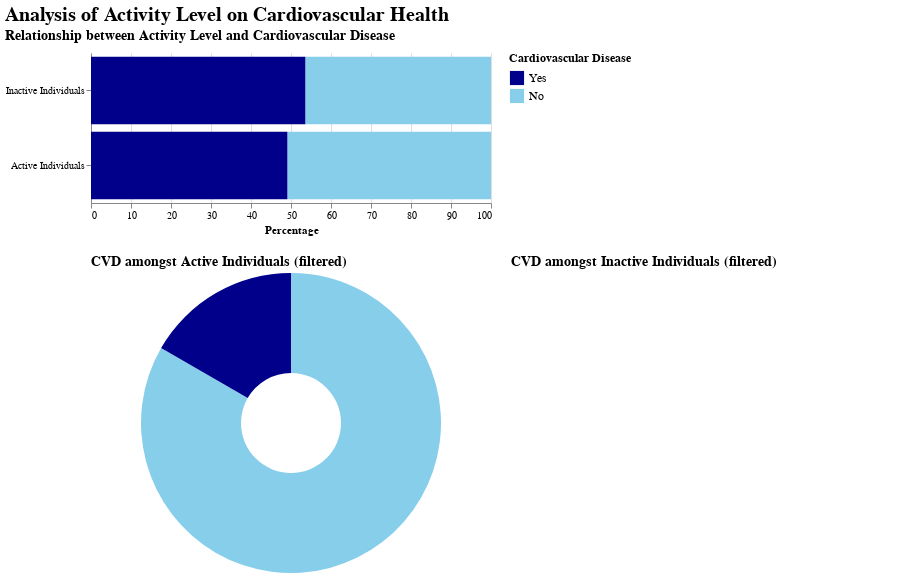

Notebook source saved alongside this figure:
### Markdown cell above
## Step 3: Create interactive view

For interactions:
- Click on legend symbol to change view, then click on empty space right below legend to reset view
- Click on bar graph/donut chart to change view, then click on empty space right beside donut chart to reset view

### Code cell
# Define chart selection
chart_selection_active = alt.selection_multi(fields=['cardio'], name="chartSelection", on='click', bind='legend')

# Update bar chart with selection
bar_active = bar_active.add_selection(
    chart_selection_active
).encode(
    opacity=alt.condition(chart_selection_active, alt.value(1), alt.value(0.2)),
    color=alt.Color('cardio:N', scale=color_scale, legend=alt.Legend(symbolSize=200, title="Cardiovascular Disease", titleFontSize=12, labelFontSize=12))
)

# Update donut charts with selection
active_chart = active_chart.add_selection(
    chart_selection_active
).encode(
    opacity=alt.condition(chart_selection_active, alt.value(1), alt.value(0.2)),
    color=alt.Color('cardio:N', scale=color_scale, legend=None)
)

inactive_chart = inactive_chart.add_selection(
    chart_selection_active
).encode(
    opacity=alt.condition(chart_selection_active, alt.value(1), alt.value(0.2)),
    color=alt.Color('cardio:N', scale=color_scale, legend=None)
)

# Combine the donut charts
combined_active = alt.hconcat(active_chart, inactive_chart).resolve_scale(
    color='independent'
)

# Combine charts
final_chart_active = alt.vconcat(
    bar_active,
    combined_active,
    title="Analysis of Activity Level on Cardiovascular Health"
).resolve_scale(color='independent').configure_title(
    fontSize=20,
    anchor='start',
    color='black'
).configure_view(
    stroke=None
)

final_chart_active

### Figure 1 — Vega-Lite specification as saved in the notebook (floating-point values rounded to 4 significant figures)
{"config": {"view": {"continuousWidth": 400, "continuousHeight": 300, "stroke": null}, "title": {"anchor": "start", "color": "black", "fontSize": 20}}, "vconcat": [{"data": {"name": "data-274a8440f009be33ad3f844cbbff13dd"}, "mark": "bar", "encoding": {"color": {"field": "cardio", "legend": {"labelFontSize": 12, "symbolSize": 200, "title": "Cardiovascular Disease", "titleFontSize": 12}, "scale": {"domain": ["Yes", "No"], "range": ["darkblue", "skyblue"]}, "type": "nominal"}, "opacity": {"condition": {"value": 1, "selection": "chartSelection"}, "value": 0.2}, "tooltip": [{"field": "counts", "format": ",", "title": "Number of Individuals", "type": "quantitative"}, {"field": "percentage", "format": ".1f", "title": "Percentage", "type": "quantitative"}], "x": {"field": "percentage", "title": "Percentage", "type": "quantitative"}, "y": {"field": "summary", "sort": ["Inactive Individuals", "Active Individuals"], "title": null, "type": "nominal"}}, "height": 150, "selection": {"chartSelection": {"type": "multi", "fields": ["cardio"], "on": "click", "bind": "legend"}}, "title": {"text": "Relationship between Activity Level and Cardiovascular Disease", "anchor": "start", "fontSize": 14, "offset": 10, "orient": "top"}, "width": 400}, {"hconcat": [{"mark": {"type": "arc", "innerRadius": 50}, "encoding": {"color": {"field": "cardio", "legend": null, "scale": {"domain": ["Yes", "No"], "range": ["darkblue", "skyblue"]}, "type": "nominal"}, "opacity": {"condition": {"value": 1, "selection": "chartSelection"}, "value": 0.2}, "theta": {"field": "percentage", "stack": true, "type": "quantitative"}, "tooltip": [{"field": "counts", "title": "Number of Individuals", "type": "nominal"}, {"field": "percentage", "format": ".1%", "title": "Percentage", "type": "quantitative"}, {"field": "cardio", "title": "CVD Status", "type": "nominal"}]}, "selection": {"Gender": {"type": "single", "fields": ["gender"], "bind": {"input": "radio", "options": ["Female", "Male"], "name": "Gender: "}, "init": {"gender": "Female"}}, "Age Group": {"type": "single", "fields": ["age_group"], "bind": {"input": "select", "options": ["30-40", "41-50", "51-60", "61-70"], "name": "Age Group: "}, "init": {"age_group": "30-40"}}, "BMI Category": {"type": "single", "fields": ["BMI"], "bind": {"input": "select", "options": ["Underweight", "Normal", "Overweight", "Obese"], "name": "BMI Category: "}, "init": {"BMI": "Underweight"}}, "chartSelection": {"type": "multi", "fields": ["cardio"], "on": "click", "bind": "legend"}}, "title": {"text": "CVD amongst Active Individuals (filtered)", "fontSize": 14}, "transform": [{"filter": {"selection": "Gender"}}, {"filter": {"selection": "Age Group"}}, {"filter": {"selection": "BMI Category"}}, {"filter": "(datum.active === 1)"}]}, {"mark": {"type": "arc", "innerRadius": 50}, "encoding": {"color": {"field": "cardio", "legend": null, "scale": {"domain": ["Yes", "No"], "range": ["darkblue", "skyblue"]}, "type": "nominal"}, "opacity": {"condition": {"value": 1, "selection": "chartSelection"}, "value": 0.2}, "theta": {"field": "percentage", "stack": true, "type": "quantitative"}, "tooltip": [{"field": "counts", "title": "Number of Individuals", "type": "nominal"}, {"field": "percentage", "format": ".1%", "title": "Percentage", "type": "quantitative"}, {"field": "cardio", "title": "CVD Status", "type": "nominal"}]}, "selection": {"Gender": {"type": "single", "fields": ["gender"], "bind": {"input": "radio", "options": ["Female", "Male"], "name": "Gender: "}, "init": {"gender": "Female"}}, "Age Group": {"type": "single", "fields": ["age_group"], "bind": {"input": "select", "options": ["30-40", "41-50", "51-60", "61-70"], "name": "Age Group: "}, "init": {"age_group": "30-40"}}, "BMI Category": {"type": "single", "fields": ["BMI"], "bind": {"input": "select", "options": ["Underweight", "Normal", "Overweight", "Obese"], "name": "BMI Category: "}, "init": {"BMI": "Underweight"}}, "chartSelection": {"type": "multi", "fields": ["cardio"], "on": "click", "bind": "legend"}}, "title": {"text": "CVD amongst Inactive Individuals (filtered)", "fontSize": 14}, "transform": [{"filter": {"selection": "Gender"}}, {"filter": {"selection": "Age Group"}}, {"filter": {"selection": "BMI Category"}}, {"filter": "(datum.active === 0)"}]}], "data": {"name": "data-064fff172e86a2ad87bd9a56ade680d1"}, "resolve": {"scale": {"color": "independent"}}}], "resolve": {"scale": {"color": "independent"}}, "title": "Analysis of Activity Level on Cardiovascular Health", "$schema": "https://vega.github.io/schema/vega-lite/v4.17.0.json", "datasets": {"data-274a8440f009be33ad3f844cbbff13dd": [{"active": 0, "cardio": "No", "counts": 6378, "percentage": 46.42, "summary": "Inactive Individuals"}, {"active": 0, "cardio": "Yes", "counts": 7361, "percentage": 53.58, "summary": "Inactive Individuals"}, {"active": 1, "cardio": "No", "counts": 28643, "percentage": 50.91, "summary": "Active Individuals"}, {"active": 1, "cardio": "Yes", "counts": 27618, "percentage": 49.09, "summary": "Active Individuals"}], "data-064fff172e86a2ad87bd9a56ade680d1": [{"gender": "Female", "cardio": "No", "age_group": "30-40", "BMI": "Normal", "active": 0, "counts": 15, "percentage": 0.75}, {"gender": "Female", "cardio": "No", "age_group": "30-40", "BMI": "Normal", "active": 1, "counts": 84, "percentage": 0.8936}, {"gender": "Female", "cardio": "No", "age_group": "30-40", "BMI": "Obese", "active": 0, "counts": 1, "percentage": 0.5}, {"gender": "Female", "cardio": "No", "age_group": "30-40", "BMI": "Obese", "active": 1, "counts": 5, "percentage": 0.8333}, {"gender": "Female", "cardio": "No", "age_group": "30-40", "BMI": "Overweight", "active": 0, "counts": 27, "percentage": 0.6279}, {"gender": "Female", "cardio": "No", "age_group": "30-40", "BMI": "Overweight", "active": 1, "counts": 87, "percentage": 0.7373}, {"gender": "Female", "cardio": "No", "age_group": "30-40", "BMI": "Underweight", "active": 0, "counts": 0, "percentage": null}, {"gender": "Female", "cardio": "No", "age_group": "30-40", "BMI": "Underweight", "active": 1, "counts": 5, "percentage": 0.8333}, {"gender": "Female", "cardio": "No", "age_group": "41-50", "BMI": "Normal", "active": 0, "counts": 653, "percentage": 0.7337}, {"gender": "Female", "cardio": "No", "age_group": "41-50", "BMI": "Normal", "active": 1, "counts": 2765, "percentage": 0.7425}, {"gender": "Female", "cardio": "No", "age_group": "41-50", "BMI": "Obese", "active": 0, "counts": 26, "percentage": 0.3824}, {"gender": "Female", "cardio": "No", "age_group": "41-50", "BMI": "Obese", "active": 1, "counts": 113, "percentage": 0.4297}, {"gender": "Female", "cardio": "No", "age_group": "41-50", "BMI": "Overweight", "active": 0, "counts": 657, "percentage": 0.5587}, {"gender": "Female", "cardio": "No", "age_group": "41-50", "BMI": "Overweight", "active": 1, "counts": 2992, "percentage": 0.5928}, {"gender": "Female", "cardio": "No", "age_group": "41-50", "BMI": "Underweight", "active": 0, "counts": 18, "percentage": 0.75}, {"gender": "Female", "cardio": "No", "age_group": "41-50", "BMI": "Underweight", "active": 1, "counts": 127, "percentage": 0.8944}, {"gender": "Female", "cardio": "No", "age_group": "51-60", "BMI": "Normal", "active": 0, "counts": 930, "percentage": 0.5674}, {"gender": "Female", "cardio": "No", "age_group": "51-60", "BMI": "Normal", "active": 1, "counts": 3863, "percentage": 0.6036}, {"gender": "Female", "cardio": "No", "age_group": "51-60", "BMI": "Obese", "active": 0, "counts": 47, "percentage": 0.2362}, {"gender": "Female", "cardio": "No", "age_group": "51-60", "BMI": "Obese", "active": 1, "counts": 214, "percentage": 0.318}, {"gender": "Female", "cardio": "No", "age_group": "51-60", "BMI": "Overweight", "active": 0, "counts": 1263, "percentage": 0.4432}, {"gender": "Female", "cardio": "No", "age_group": "51-60", "BMI": "Overweight", "active": 1, "counts": 5548, "percentage": 0.4714}, {"gender": "Female", "cardio": "No", "age_group": "51-60", "BMI": "Underweight", "active": 0, "counts": 20, "percentage": 0.625}, {"gender": "Female", "cardio": "No", "age_group": "51-60", "BMI": "Underweight", "active": 1, "counts": 100, "percentage": 0.6849}, {"gender": "Female", "cardio": "No", "age_group": "61-70", "BMI": "Normal", "active": 0, "counts": 222, "percentage": 0.3651}, {"gender": "Female", "cardio": "No", "age_group": "61-70", "BMI": "Normal", "active": 1, "counts": 953, "percentage": 0.4099}, {"gender": "Female", "cardio": "No", "age_group": "61-70", "BMI": "Obese", "active": 0, "counts": 23, "percentage": 0.2323}, {"gender": "Female", "cardio": "No", "age_group": "61-70", "BMI": "Obese", "active": 1, "counts": 80, "percentage": 0.241}, {"gender": "Female", "cardio": "No", "age_group": "61-70", "BMI": "Overweight", "active": 0, "counts": 354, "percentage": 0.2618}, {"gender": "Female", "cardio": "No", "age_group": "61-70", "BMI": "Overweight", "active": 1, "counts": 1681, "percentage": 0.311}, {"gender": "Female", "cardio": "No", "age_group": "61-70", "BMI": "Underweight", "active": 0, "counts": 9, "percentage": 0.75}, {"gender": "Female", "cardio": "No", "age_group": "61-70", "BMI": "Underweight", "active": 1, "counts": 32, "percentage": 0.4923}, {"gender": "Female", "cardio": "Yes", "age_group": "30-40", "BMI": "Normal", "active": 0, "counts": 5, "percentage": 0.25}, {"gender": "Female", "cardio": "Yes", "age_group": "30-40", "BMI": "Normal", "active": 1, "counts": 10, "percentage": 0.1064}, {"gender": "Female", "cardio": "Yes", "age_group": "30-40", "BMI": "Obese", "active": 0, "counts": 1, "percentage": 0.5}, {"gender": "Female", "cardio": "Yes", "age_group": "30-40", "BMI": "Obese", "active": 1, "counts": 1, "percentage": 0.1667}, {"gender": "Female", "cardio": "Yes", "age_group": "30-40", "BMI": "Overweight", "active": 0, "counts": 16, "percentage": 0.3721}, {"gender": "Female", "cardio": "Yes", "age_group": "30-40", "BMI": "Overweight", "active": 1, "counts": 31, "percentage": 0.2627}, {"gender": "Female", "cardio": "Yes", "age_group": "30-40", "BMI": "Underweight", "active": 0, "counts": 0, "percentage": null}, {"gender": "Female", "cardio": "Yes", "age_group": "30-40", "BMI": "Underweight", "active": 1, "counts": 1, "percentage": 0.1667}, {"gender": "Female", "cardio": "Yes", "age_group": "41-50", "BMI": "Normal", "active": 0, "counts": 237, "percentage": 0.2663}, {"gender": "Female", "cardio": "Yes", "age_group": "41-50", "BMI": "Normal", "active": 1, "counts": 959, "percentage": 0.2575}, {"gender": "Female", "cardio": "Yes", "age_group": "41-50", "BMI": "Obese", "active": 0, "counts": 42, "percentage": 0.6176}, {"gender": "Female", "cardio": "Yes", "age_group": "41-50", "BMI": "Obese", "active": 1, "counts": 150, "percentage": 0.5703}, {"gender": "Female", "cardio": "Yes", "age_group": "41-50", "BMI": "Overweight", "active": 0, "counts": 519, "percentage": 0.4413}, {"gender": "Female", "cardio": "Yes", "age_group": "41-50", "BMI": "Overweight", "active": 1, "counts": 2055, "percentage": 0.4072}, {"gender": "Female", "cardio": "Yes", "age_group": "41-50", "BMI": "Underweight", "active": 0, "counts": 6, "percentage": 0.25}, {"gender": "Female", "cardio": "Yes", "age_group": "41-50", "BMI": "Underweight", "active": 1, "counts": 15, "percentage": 0.1056}, {"gender": "Female", "cardio": "Yes", "age_group": "51-60", "BMI": "Normal", "active": 0, "counts": 709, "percentage": 0.4326}, {"gender": "Female", "cardio": "Yes", "age_group": "51-60", "BMI": "Normal", "active": 1, "counts": 2537, "percentage": 0.3964}, {"gender": "Female", "cardio": "Yes", "age_group": "51-60", "BMI": "Obese", "active": 0, "counts": 152, "percentage": 0.7638}, {"gender": "Female", "cardio": "Yes", "age_group": "51-60", "BMI": "Obese", "active": 1, "counts": 459, "percentage": 0.682}, {"gender": "Female", "cardio": "Yes", "age_group": "51-60", "BMI": "Overweight", "active": 0, "counts": 1587, "percentage": 0.5568}, {"gender": "Female", "cardio": "Yes", "age_group": "51-60", "BMI": "Overweight", "active": 1, "counts": 6222, "percentage": 0.5286}, {"gender": "Female", "cardio": "Yes", "age_group": "51-60", "BMI": "Underweight", "active": 0, "counts": 12, "percentage": 0.375}, {"gender": "Female", "cardio": "Yes", "age_group": "51-60", "BMI": "Underweight", "active": 1, "counts": 46, "percentage": 0.3151}, {"gender": "Female", "cardio": "Yes", "age_group": "61-70", "BMI": "Normal", "active": 0, "counts": 386, "percentage": 0.6349}, {"gender": "Female", "cardio": "Yes", "age_group": "61-70", "BMI": "Normal", "active": 1, "counts": 1372, "percentage": 0.5901}, {"gender": "Female", "cardio": "Yes", "age_group": "61-70", "BMI": "Obese", "active": 0, "counts": 76, "percentage": 0.7677}, {"gender": "Female", "cardio": "Yes", "age_group": "61-70", "BMI": "Obese", "active": 1, "counts": 252, "percentage": 0.759}, {"gender": "Female", "cardio": "Yes", "age_group": "61-70", "BMI": "Overweight", "active": 0, "counts": 998, "percentage": 0.7382}, {"gender": "Female", "cardio": "Yes", "age_group": "61-70", "BMI": "Overweight", "active": 1, "counts": 3724, "percentage": 0.689}, {"gender": "Female", "cardio": "Yes", "age_group": "61-70", "BMI": "Underweight", "active": 0, "counts": 3, "percentage": 0.25}, {"gender": "Female", "cardio": "Yes", "age_group": "61-70", "BMI": "Underweight", "active": 1, "counts": 33, "percentage": 0.5077}, {"gender": "Male", "cardio": "No", "age_group": "30-40", "BMI": "Normal", "active": 0, "counts": 13, "percentage": 0.9286}, {"gender": "Male", "cardio": "No", "age_group": "30-40", "BMI": "Normal", "active": 1, "counts": 61, "percentage": 0.8592}, {"gender": "Male", "cardio": "No", "age_group": "30-40", "BMI": "Obese", "active": 0, "counts": 0, "percentage": null}, {"gender": "Male", "cardio": "No", "age_group": "30-40", "BMI": "Obese", "active": 1, "counts": 4, "percentage": 1.0}, {"gender": "Male", "cardio": "No", "age_group": "30-40", "BMI": "Overweight", "active": 0, "counts": 11, "percentage": 0.6471}, {"gender": "Male", "cardio": "No", "age_group": "30-40", "BMI": "Overweight", "active": 1, "counts": 53, "percentage": 0.6974}, {"gender": "Male", "cardio": "No", "age_group": "30-40", "BMI": "Underweight", "active": 0, "counts": 1, "percentage": 1.0}, {"gender": "Male", "cardio": "No", "age_group": "30-40", "BMI": "Underweight", "active": 1, "counts": 2, "percentage": 1.0}, {"gender": "Male", "cardio": "No", "age_group": "41-50", "BMI": "Normal", "active": 0, "counts": 393, "percentage": 0.6788}, {"gender": "Male", "cardio": "No", "age_group": "41-50", "BMI": "Normal", "active": 1, "counts": 1768, "percentage": 0.7228}, {"gender": "Male", "cardio": "No", "age_group": "41-50", "BMI": "Obese", "active": 0, "counts": 5, "percentage": 0.2778}, {"gender": "Male", "cardio": "No", "age_group": "41-50", "BMI": "Obese", "active": 1, "counts": 17, "percentage": 0.2931}, {"gender": "Male", "cardio": "No", "age_group": "41-50", "BMI": "Overweight", "active": 0, "counts": 367, "percentage": 0.4804}, {"gender": "Male", "cardio": "No", "age_group": "41-50", "BMI": "Overweight", "active": 1, "counts": 1715, "percentage": 0.5504}, {"gender": "Male", "cardio": "No", "age_group": "41-50", "BMI": "Underweight", "active": 0, "counts": 8, "percentage": 0.5333}, {"gender": "Male", "cardio": "No", "age_group": "41-50", "BMI": "Underweight", "active": 1, "counts": 50, "percentage": 0.8475}, {"gender": "Male", "cardio": "No", "age_group": "51-60", "BMI": "Normal", "active": 0, "counts": 407, "percentage": 0.5211}, {"gender": "Male", "cardio": "No", "age_group": "51-60", "BMI": "Normal", "active": 1, "counts": 2132, "percentage": 0.5916}, {"gender": "Male", "cardio": "No", "age_group": "51-60", "BMI": "Obese", "active": 0, "counts": 7, "percentage": 0.2188}, {"gender": "Male", "cardio": "No", "age_group": "51-60", "BMI": "Obese", "active": 1, "counts": 32, "percentage": 0.3404}, {"gender": "Male", "cardio": "No", "age_group": "51-60", "BMI": "Overweight", "active": 0, "counts": 538, "percentage": 0.3973}, {"gender": "Male", "cardio": "No", "age_group": "51-60", "BMI": "Overweight", "active": 1, "counts": 2474, "percentage": 0.4316}, {"gender": "Male", "cardio": "No", "age_group": "51-60", "BMI": "Underweight", "active": 0, "counts": 7, "percentage": 0.6364}, {"gender": "Male", "cardio": "No", "age_group": "51-60", "BMI": "Underweight", "active": 1, "counts": 52, "percentage": 0.6582}, {"gender": "Male", "cardio": "No", "age_group": "61-70", "BMI": "Normal", "active": 0, "counts": 134, "percentage": 0.3463}, {"gender": "Male", "cardio": "No", "age_group": "61-70", "BMI": "Normal", "active": 1, "counts": 741, "percentage": 0.4535}, {"gender": "Male", "cardio": "No", "age_group": "61-70", "BMI": "Obese", "active": 0, "counts": 4, "percentage": 0.3333}, {"gender": "Male", "cardio": "No", "age_group": "61-70", "BMI": "Obese", "active": 1, "counts": 13, "percentage": 0.2889}, {"gender": "Male", "cardio": "No", "age_group": "61-70", "BMI": "Overweight", "active": 0, "counts": 215, "percentage": 0.2925}, {"gender": "Male", "cardio": "No", "age_group": "61-70", "BMI": "Overweight", "active": 1, "counts": 865, "percentage": 0.321}, {"gender": "Male", "cardio": "No", "age_group": "61-70", "BMI": "Underweight", "active": 0, "counts": 3, "percentage": 0.6}, {"gender": "Male", "cardio": "No", "age_group": "61-70", "BMI": "Underweight", "active": 1, "counts": 15, "percentage": 0.5}, {"gender": "Male", "cardio": "Yes", "age_group": "30-40", "BMI": "Normal", "active": 0, "counts": 1, "percentage": 0.07143}, {"gender": "Male", "cardio": "Yes", "age_group": "30-40", "BMI": "Normal", "active": 1, "counts": 10, "percentage": 0.1408}, {"gender": "Male", "cardio": "Yes", "age_group": "30-40", "BMI": "Obese", "active": 0, "counts": 0, "percentage": null}, {"gender": "Male", "cardio": "Yes", "age_group": "30-40", "BMI": "Obese", "active": 1, "counts": 0, "percentage": 0.0}, {"gender": "Male", "cardio": "Yes", "age_group": "30-40", "BMI": "Overweight", "active": 0, "counts": 6, "percentage": 0.3529}, {"gender": "Male", "cardio": "Yes", "age_group": "30-40", "BMI": "Overweight", "active": 1, "counts": 23, "percentage": 0.3026}, {"gender": "Male", "cardio": "Yes", "age_group": "30-40", "BMI": "Underweight", "active": 0, "counts": 0, "percentage": 0.0}, {"gender": "Male", "cardio": "Yes", "age_group": "30-40", "BMI": "Underweight", "active": 1, "counts": 0, "percentage": 0.0}, {"gender": "Male", "cardio": "Yes", "age_group": "41-50", "BMI": "Normal", "active": 0, "counts": 186, "percentage": 0.3212}, {"gender": "Male", "cardio": "Yes", "age_group": "41-50", "BMI": "Normal", "active": 1, "counts": 678, "percentage": 0.2772}, {"gender": "Male", "cardio": "Yes", "age_group": "41-50", "BMI": "Obese", "active": 0, "counts": 13, "percentage": 0.7222}, {"gender": "Male", "cardio": "Yes", "age_group": "41-50", "BMI": "Obese", "active": 1, "counts": 41, "percentage": 0.7069}, {"gender": "Male", "cardio": "Yes", "age_group": "41-50", "BMI": "Overweight", "active": 0, "counts": 397, "percentage": 0.5196}, {"gender": "Male", "cardio": "Yes", "age_group": "41-50", "BMI": "Overweight", "active": 1, "counts": 1401, "percentage": 0.4496}, {"gender": "Male", "cardio": "Yes", "age_group": "41-50", "BMI": "Underweight", "active": 0, "counts": 7, "percentage": 0.4667}, {"gender": "Male", "cardio": "Yes", "age_group": "41-50", "BMI": "Underweight", "active": 1, "counts": 9, "percentage": 0.1525}, {"gender": "Male", "cardio": "Yes", "age_group": "51-60", "BMI": "Normal", "active": 0, "counts": 374, "percentage": 0.4789}, {"gender": "Male", "cardio": "Yes", "age_group": "51-60", "BMI": "Normal", "active": 1, "counts": 1472, "percentage": 0.4084}, {"gender": "Male", "cardio": "Yes", "age_group": "51-60", "BMI": "Obese", "active": 0, "counts": 25, "percentage": 0.7812}, {"gender": "Male", "cardio": "Yes", "age_group": "51-60", "BMI": "Obese", "active": 1, "counts": 62, "percentage": 0.6596}, {"gender": "Male", "cardio": "Yes", "age_group": "51-60", "BMI": "Overweight", "active": 0, "counts": 816, "percentage": 0.6027}, {"gender": "Male", "cardio": "Yes", "age_group": "51-60", "BMI": "Overweight", "active": 1, "counts": 3258, "percentage": 0.5684}, {"gender": "Male", "cardio": "Yes", "age_group": "51-60", "BMI": "Underweight", "active": 0, "counts": 4, "percentage": 0.3636}, {"gender": "Male", "cardio": "Yes", "age_group": "51-60", "BMI": "Underweight", "active": 1, "counts": 27, "percentage": 0.3418}, {"gender": "Male", "cardio": "Yes", "age_group": "61-70", "BMI": "Normal", "active": 0, "counts": 253, "percentage": 0.6537}, {"gender": "Male", "cardio": "Yes", "age_group": "61-70", "BMI": "Normal", "active": 1, "counts": 893, "percentage": 0.5465}, {"gender": "Male", "cardio": "Yes", "age_group": "61-70", "BMI": "Obese", "active": 0, "counts": 8, "percentage": 0.6667}, {"gender": "Male", "cardio": "Yes", "age_group": "61-70", "BMI": "Obese", "active": 1, "counts": 32, "percentage": 0.7111}, {"gender": "Male", "cardio": "Yes", "age_group": "61-70", "BMI": "Overweight", "active": 0, "counts": 520, "percentage": 0.7075}, {"gender": "Male", "cardio": "Yes", "age_group": "61-70", "BMI": "Overweight", "active": 1, "counts": 1830, "percentage": 0.679}, {"gender": "Male", "cardio": "Yes", "age_group": "61-70", "BMI": "Underweight", "active": 0, "counts": 2, "percentage": 0.4}, {"gender": "Male", "cardio": "Yes", "age_group": "61-70", "BMI": "Underweight", "active": 1, "counts": 15, "percentage": 0.5}]}}
